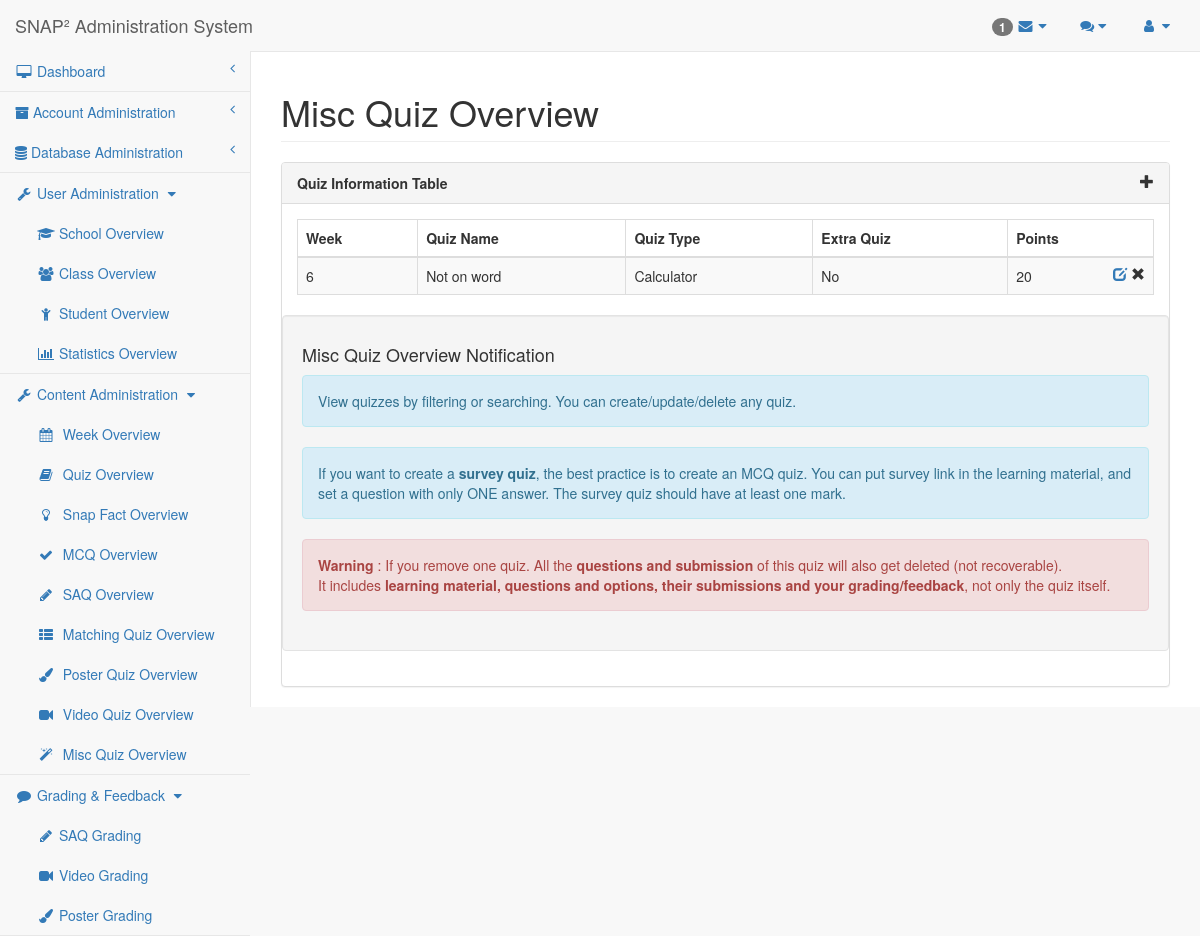
The app's page /researcher/misc.php (signed in) with its own data.
### tables this page shows
CREATE TABLE `misc_section` (
  `QuizID` mediumint(9) NOT NULL DEFAULT 0,
  `QuizSubType` text DEFAULT NULL,
  `Points` mediumint(9) DEFAULT NULL,
  PRIMARY KEY (`QuizID`),
  CONSTRAINT `Misc_Section_QuizID_FK` FOREIGN KEY (`QuizID`) REFERENCES `quiz` (`QuizID`) ON DELETE CASCADE ON UPDATE CASCADE
);

CREATE TABLE `quiz` (
  `QuizID` mediumint(9) NOT NULL AUTO_INCREMENT,
  `Week` mediumint(9) DEFAULT NULL,
  `QuizType` enum('SAQ','MCQ','Matching','Poster','Misc') DEFAULT NULL,
  `ExtraQuiz` tinyint(1) DEFAULT 0,
  `TopicID` mediumint(9) DEFAULT NULL,
  `QuizName` text DEFAULT NULL,
  PRIMARY KEY (`QuizID`),
  KEY `Quiz_TopicID_FK` (`TopicID`),
  CONSTRAINT `Quiz_TopicID_FK` FOREIGN KEY (`TopicID`) REFERENCES `topic` (`TopicID`) ON DELETE CASCADE ON UPDATE CASCADE
);

### researcher/researcher-lib.php (called while the page is built, shortened)
<?php
require_once("../mysql-lib.php");
$pageName = basename($_SERVER['SCRIPT_FILENAME'], '.php');
$pageNameForView = getPageNameForView($pageName);
function getPageNameForView($pageName)
{
    $pageNameForView = str_replace('-', ' ', str_replace('editor', '', $pageName));
    $pageNameForView = str_replace('mcq', 'Multiple Choice Quiz', $pageNameForView);
    if (defined('SAQ_LIKE_QUIZ_TYPE')) {
        $pageNameForView = ucfirst(SAQ_LIKE_QUIZ_TYPE) . ' Quiz';
    }
    else if (defined('SAQ_LIKE_SUBMISSION_TYPE')) {
        $pageNameForView = ucfirst(SAQ_LIKE_SUBMISSION_TYPE) . ' Grading';
    }
    else
        if (in_array(ucwords(str_replace('-', ' ', $pageNameForView)), $GLOBALS['quizTypeArr'])) {
            $pageNameForView = ucwords(str_replace('-', ' ', $pageNameForView)) . " Quiz";
        }
    return ucwords($pageNameForView);
}
?>

### mysql-lib.php (called while the page is built, shortened)
<?php
function getQuizPoints(PDO $conn, $quizID)
{
    $pointsBySection = array('MCQ', 'Matching', 'Poster', 'Misc');
    $pointsByQuestion = array('SAQ', 'Video', 'Image');
    $points = 0;
    $quizTypeSql = "SELECT COUNT(*) FROM Quiz WHERE QuizID = ?";
    $quizTypeQuery = $conn->prepare($quizTypeSql);
    $quizTypeQuery->execute(array($quizID));
    if ($quizTypeQuery->fetchColumn() > 0) {
        $quizTypeSql = "SELECT QuizType FROM Quiz WHERE QuizID = ?";
        $quizTypeQuery = $conn->prepare($quizTypeSql);
        $quizTypeQuery->execute(array($quizID));
        $quizTypeResult = $quizTypeQuery->fetch(PDO::FETCH_OBJ);
        $quizType = $quizTypeResult->QuizType;
        if (in_array($quizType, $pointsBySection)) {
            $pointsSql = "SELECT Points AS SumPoints FROM Quiz NATURAL JOIN " . $quizType . "_Section WHERE QuizID = ?";
        } else if (in_array($quizType, $pointsByQuestion)) {
            $pointsSql = "SELECT SUM(Points) AS SumPoints FROM Quiz NATURAL JOIN SAQ_Section NATURAL JOIN SAQ_Question WHERE QuizID = ?";
        } else {
            throw new Exception("Unexpected Quiz Type. QuizID: " . $quizID);
        }
        $pointsQuery = $conn->prepare($pointsSql);
        $pointsQuery->execute(array($quizID));
        $pointsResult = $pointsQuery->fetch(PDO::FETCH_OBJ);
        if (strlen($pointsResult->SumPoints) > 0) {
            $points = $pointsResult->SumPoints;
        }
    }
    return $points;
}
function getMiscQuizzes(PDO $conn)
{
    return getRecords($conn, "Misc_Section", array("Quiz", "Topic"));
}
function getRecords(PDO $conn, $tableName, array $joinTables = null)
{
    $tableSql = "SELECT * FROM " . $tableName;
    if ($joinTables != null) {
        foreach ($joinTables as $joinTable) {
            $tableSql .= " NATURAL JOIN " . $joinTable;
        }
    }
    $tableQuery = $conn->prepare($tableSql);
    $tableQuery->execute();
    $tableResult = $tableQuery->fetchAll(PDO::FETCH_OBJ);
    return $tableResult;
}

### researcher/misc.php (the view, shortened to what this page needs)
<?php
require_once("../mysql-lib.php");
require_once("researcher-lib.php");
try {
    $conn = db_connect();
} catch (Exception $e) {
    debug_err($e);
}
try {
    $quizResult = getMiscQuizzes($conn);
} catch (Exception $e) {
    debug_err($e);
}
?>
<!DOCTYPE html>
<html lang="en">
<?php require_once('header-lib.php'); ?>
<body>
<div id="wrapper">
    <?php require_once('navigation.php'); ?>
    <div id="page-wrapper">
        <div class="row">
            <div class="col-lg-12">
                <h1 class="page-header"><?php echo $pageNameForView; ?> Overview
                </h1>
            </div>
        </div>
        <div class="row">
            <div class="col-lg-12">
                <div class="panel panel-default">
                    <div class="panel-heading">
                        Quiz Information Table <span class="glyphicon glyphicon-plus pull-right"></span>
                    </div>
                    <div class="panel-body">
                        <div class="dataTable_wrapper">
                            <table class="table table-striped table-bordered table-hover" id="datatables">
                                <?php require_once('table-head.php'); ?>
                                <tbody>
                                <?php for ($i = 0; $i < count($quizResult); $i++) {
                                    $quizID = $quizResult[$i]->QuizID;
                                    $quizType = getQuizType($conn, $quizID);
                                    $points = getQuizPoints($conn, $quizID);
                                    ?>
                                    <tr class="<?php if ($i % 2 == 0) {
                                        echo "odd";
                                    } else {
                                        echo "even";
                                    } ?>">
                                        <td><?php echo $quizResult[$i]->Week ?></td>
                                        <td><?php echo $quizResult[$i]->QuizName ?></td>
                                        <td><?php echo $quizType ?></td>
                                        <td><?php if($quizResult[$i]->ExtraQuiz==1) echo "Yes"; else echo "No"; ?></td>
                                        <td><?php echo $points ?>
                                            <span class="glyphicon glyphicon-remove pull-right"
                                                  aria-hidden="true"></span>
                                            <span class="pull-right" aria-hidden="true">&nbsp;</span>
                                            <a href="misc-editor.php?quizID=<?php echo $quizResult[$i]->QuizID ?>">
                                                <span class="glyphicon glyphicon-edit pull-right" aria-hidden="true">
                                                </span>
                                            </a>
                                        </td>
                                    </tr>
                                <?php } ?>
                                </tbody>
                            </table>
                        </div>
                        <?php require_once('quiz-overview-notification.php'); ?>
                    </div>
                </div>
            </div>
        </div>
    </div>
</div>
<?php require_once('sb-admin-lib.php'); ?>
</body>
</html>

### sb-admin/css/sb-admin-2.css (style rules this page uses)
body { background-color: #f8f8f8; }
#wrapper { width: 100%; }
#page-wrapper { padding: 0 15px; min-height: 568px; background-color: #fff; }
@media (min-width:768px) { #page-wrapper { position: inherit; margin: 0 0 0 250px; padding: 0 30px; border-left: 1px solid #e7e7e7; } }

### researcher/header-lib.php (style rules this page uses)
.panel-heading { font-weight: bold; }

### records on screen
misc_section: QuizID.Week "6", QuizID.QuizName "Not on word", quizType "Calculator", points "20"

### other values on screen
count($unreadComments) "1"
$userAdminPageArr[$i] "School"
$userAdminPageArr[$i] "Class"
$userAdminPageArr[$i] "Student"
$userAdminPageArr[$i] "Statistics"
$contentAdminPageArr[$i] "Week"
$contentAdminPageArr[$i] "Quiz"
$contentAdminPageArr[$i] "Snap Fact"
$contentAdminPageArr[$i] "MCQ"
$contentAdminPageArr[$i] "SAQ"
$contentAdminPageArr[$i] "Matching"
$contentAdminPageArr[$i] "Poster"
$contentAdminPageArr[$i] "Video"
$contentAdminPageArr[$i] "Misc"
$gradingPageArr[$i] "SAQ Grading"
